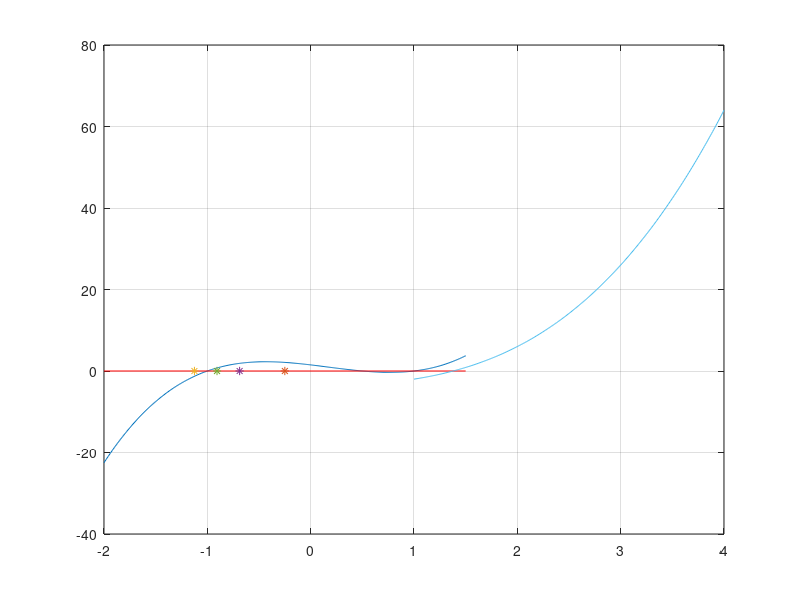

Recreate this plot in MATLAB. (Note: this script raises an error after producing the figure.)
## Inciso a) ##
a = -2;
b = 1.5;
t = a:0.01:b;
f = @(x) 3.*(x+1).*(x-0.5).*(x-1);

plot(t,f(t));
grid on;
hold on;
plot([-2 1.5],[0 0],"r");

% Iteración 1
x1 = a + (b-a)/2;
if (f(a)*f(x1)>0)
  a = x1;
else
  b = x1;
endif
plot(x1,0,"*");

% Iteración 2
x2 = a + (b-a)/2;
if (f(a)*f(x2)>0)
  a = x2;
else
  b = x2;
endif
plot(x2,0,"*");

% Iteración 3
x3 = a + (b-a)/2;
if (f(a)*f(x3)>0)
  a = x3;
else
  b = x3;
endif
plot(x3,0,"*");

% Iteración 4
x4 = a + (b-a)/2;
if (f(a)*f(x4)>0)
  a = x4;
else
  b = x4;
endif
plot(x4,0,"*");


## Inciso c ##
f = @(x) x.^3 + x - 4;
a = 1;
b = 4;
t = a:0.01:b;

plot(t,f(t));
grid on;
tol = 1e-3;
kmax = round(log2(abs(b-a)/tol))+1;

[x,it] = biseccion(f,a,b,kmax,tol);
